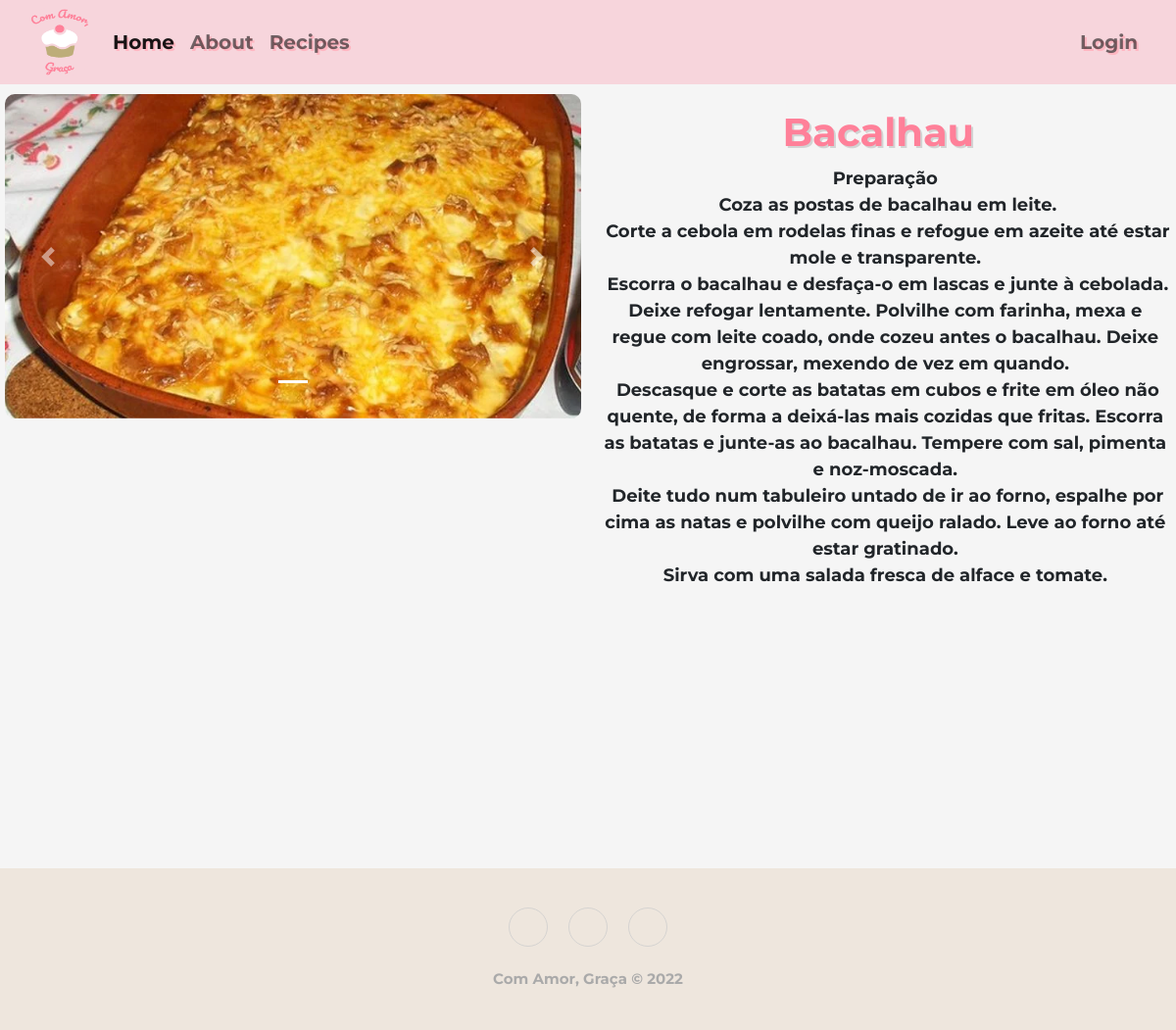
The page /recipes/Bacalhau/25 on the database its author committed.
### flask_program/models_database.py (models this page shows)
class Post(db.Model, UserMixin):
    id = db.Column(db.Integer, primary_key=True)
    carousel = db.Column(db.Integer, nullable=False) # Carousel = 1 means it's to use at carousel, can only be added by adm's not regular users. Carousel = 0 means regular posts from the users.
    description = db.Column(db.Text, nullable=False)
    date = db.Column(db.DateTime(timezone=True), default=func.now())
    filename = db.Column(db.Text, nullable=False)
    img_path = db.Column(db.Text, nullable=False, unique=True)
    title = db.Column(db.Text, nullable=False)
    user_id = db.Column(db.Integer, db.ForeignKey('user.id'))

### flask_program/views.py (the view)
@views.route('/recipes/<string:post_title>/<string:post_id>', methods=['GET','POST'])
def recipes_pag(post_title, post_id):
    post = Post.query.filter(Post.id == post_id).first()
    if post == None:
        return redirect(url_for('views.recipes'))
    post_path = str_to_list(post.filename)
    myfile = upload_folder + post_path[0]
    if os.path.isfile(myfile) == False:
        return redirect(url_for('views.recipes'))
    carousel_buttons = len(post_path)
    return render_template('recipe_details.html', user=current_user, page_title=str(post_title), carouselimg = post_path, post_info = post, carousel_buttons=carousel_buttons)

### flask_program/templates/recipe_details.html (shortened to what this page needs)
{% extends "index.html" %}
{% block link %}
<link rel="stylesheet" href="{{ url_for('static', filename='recipe_details.css') }}">
{% endblock %}
{% block main %}
    <div class="containerRecipes">
        <div class="carouselSize">
            <div id="carouselRecipes" class="carousel slide" data-bs-ride="true">
                <div class="carousel-indicators">
                {% for i in range(carousel_buttons) %}
                    <button type="button" data-bs-target="#carouselRecipes" data-bs-slide-to="{{ loop.index - 1}}" {% if loop.index == 1 %} class="active" aria-current="true"{% endif %} aria-label="Slide {{ loop.index - 1}}"></button>
                {% endfor %}
                </div>
                <div class="carousel-inner carouselRecipes">
                    {% for image in carouselimg %}
                        <div class="carousel-item carouselRecipes-item {% if loop.index == 1 %} active {% endif %}">
                            <img src="{{ url_for('static', filename='uploaded_files/' + image) }}" class="d-block w-100" alt="{{ post_info.title }}" onError="errorFunction()">
                        </div>
                    {% endfor %}
                </div>
                <button class="carousel-control-prev" type="button" data-bs-target="#carouselRecipes" data-bs-slide="prev">
                <span class="carousel-control-prev-icon" aria-hidden="true"></span>
                </button>
                <button class="carousel-control-next" type="button" data-bs-target="#carouselRecipes" data-bs-slide="next">
                <span class="carousel-control-next-icon" aria-hidden="true"></span>
                </button>
            </div>
        </div>
        <div class="recipeDetails">
            <h1>{{ post_info.title }}</h1>
            <pre>{{ post_info.description }}</pre>
        </div>
    </div>
{% endblock %}

### flask_program/static/style.css (style rules this page uses)
body { background-color: #f5f5f5; font-family: 'Montserrat', sans-serif; font-weight: bold; margin-inline: auto; }
main h1 { color: #FF8099; font-weight: bold; margin-top: 15px; text-align: center; text-shadow: 2px 2px lightgray; }

### flask_program/static/recipe_details.css (style rules this page uses)
.containerRecipes { align-items: flex-start; display: flex; width: 100%; }
.carouselSize { width: 50%; margin: 10px 0 10px 5px; }
.carouselRecipes-item { height: 100%; }
.carouselRecipes-item img { border-radius: 10px; }
.recipeDetails { margin: 10px; word-wrap: break-word; width: 50%; }
pre { font-family: 'Montserrat', sans-serif; font-weight: bold; font-size: 18px; margin: 10px; white-space: pre-wrap; white-space: -moz-pre-wrap !important; white-space: -pre-wrap; white-space: -o-pre-wrap; word-wrap: break-word; width: 99%; text-align: center; }

### rows shown on the page
Post: title "Bacalhau", description "Preparação Coza as postas de bacalhau em leite. Corte a cebola em rodelas finas e refogue em azeite até estar mole e transparente. Escorra o bacalhau e desfaça-o em lascas e junte à cebolada. Deixe refogar lentamente. Polvilhe com farinha, mexa e regue com leite coado, onde cozeu antes o bacalhau. Deixe engrossar, mexendo de vez em quando. Descasque e corte as batatas em cubos e frite em óleo não quente, de forma a deixá-las mais cozidas que fritas. Escorra as batatas e junte-as ao bacalhau. Tempere com sal, pimenta e noz-moscada. Deite tudo num tabuleiro untado de ir ao forno, espalhe por cima as natas e polvilhe com queijo ralado. Leve ao forno até estar gratinado. Sirva com uma salada…"
